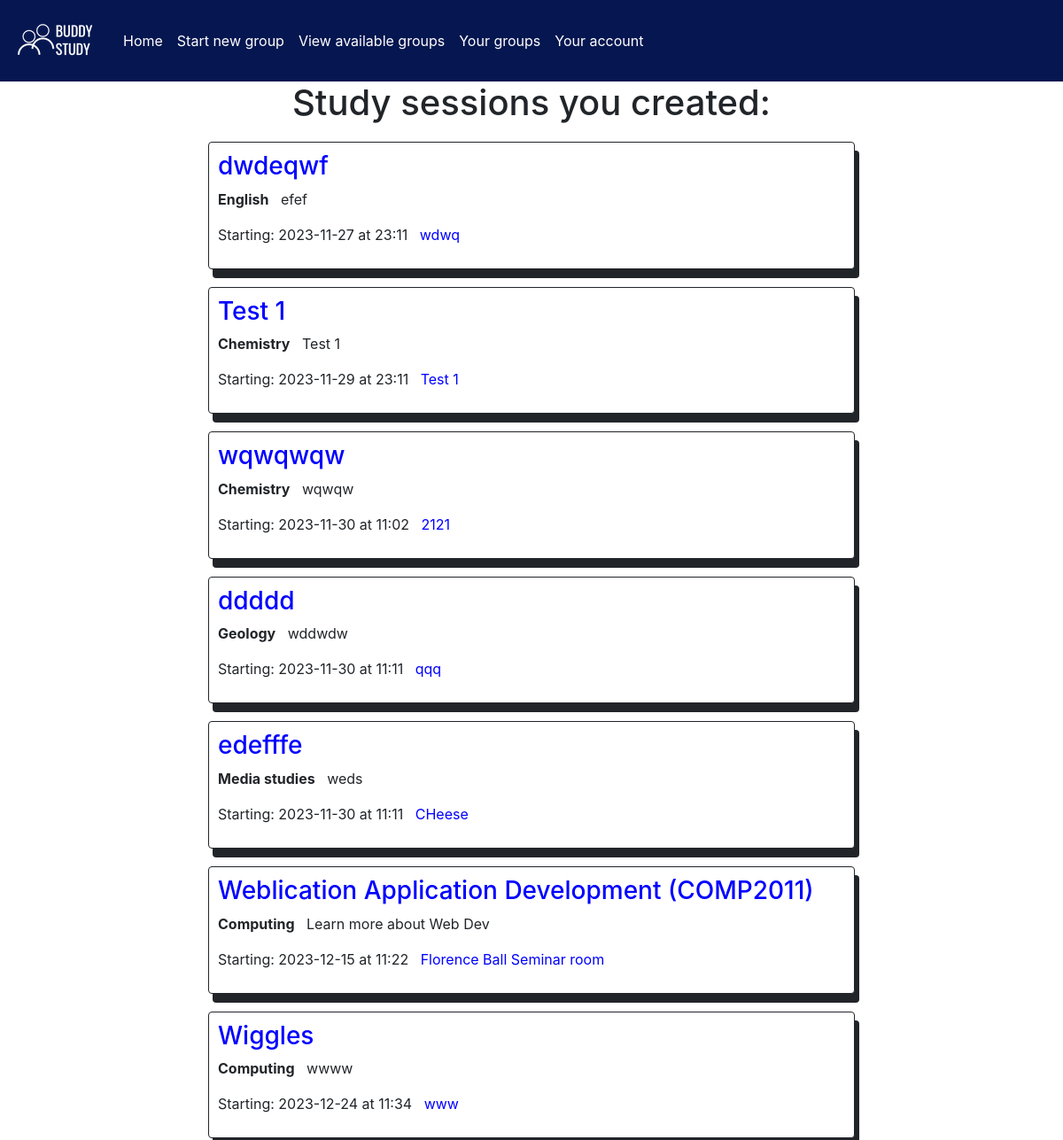
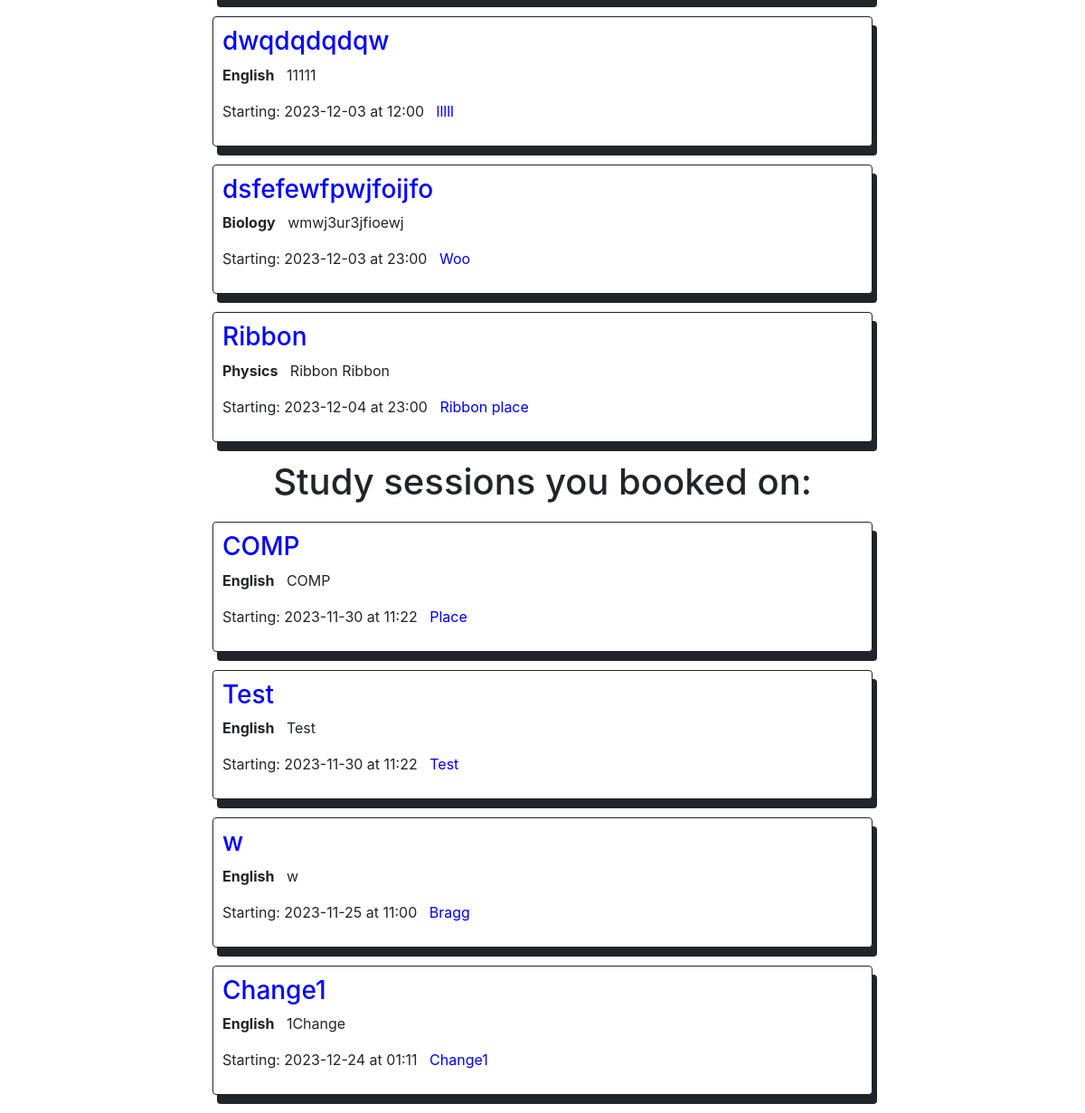
Screenshot of /viewUserGroups (signed in) with the database file from the repository (2 pictures, top to bottom).
### app/models.py (models this page shows, shortened)
class Group(db.Model):
    id = db.Column(db.Integer, primary_key=True)
    title = db.Column(db.String(500))
    topic = db.Column(db.String(500))
    description = db.Column(db.Text)
    startDate = db.Column(db.String(500))
    startTime = db.Column(db.String(500))
    capacity = db.Column(db.Integer)
    attendance = db.Column(db.Integer)
    meetingLocation = db.Column(db.Integer, db.ForeignKey('location.locationId'))
    institution = db.Column(db.String(500))
    user_groups = db.relationship('User_Group', backref='group', lazy='dynamic')

class Location(db.Model):
    locationId = db.Column(db.Integer, primary_key=True)
    locationTitle = db.Column(db.String(500))
    locationDescription = db.Column(db.Text)
    accessible = db.Column(db.Boolean)
    groups = db.relationship('Group', backref='location', lazy='dynamic')

### app/views.py (the view)
@app.route('/viewUserGroups', methods=['GET', 'POST'])
def viewUserGroups():
    id = loginCheck()
    if(id != -1):
        createdSessions = allUserCreatedSessions(id)
        bookedSessions = allUserBookedSessions(id)
        app.logger.info("User: %s checked their groups", id)
    else:
        return redirect('/')
    return(render_template('userBookings.html',
                           createdSessions=createdSessions,
                           bookedSessions=bookedSessions))

### app/views.py (called while the page is built)
def loginCheck():
    id = request.cookies.get('userId')
    if(id is not None):
        return int(id)
    else:
        return -1

### app/templates/userBookings.html (shortened to what this page needs)
{% extends "base.html" %}
{% block content %}
<head>
    <link rel="stylesheet" href="../static/style.css">
</head>
<body>
    {% if createdSessions %}
        <center><h1> Study sessions you created: </h1></center>
        {% for c in createdSessions %}
            <div class="card">
                <h3><a class="card-link" href="/viewGroup/groupId={{ c.0.id }}">{{ c.0.title }}</a></h3>
                <p><b>{{ c.0.topic }}</b> &nbsp {{ c.0.description }}</p>
                <p> Starting: {{ c.0.startDate }} at {{ c.0.startTime }} &nbsp; <a class="card-link" id="location" href="/viewLocation/locationId={{ c.0.meetingLocation }}"> {{ c.0.locationTitle }}</a></p>
            </div>
        {% endfor %}
    {% endif %}
    {% if bookedSessions %}
        <center><h1> Study sessions you booked on: </h1></center>
        {% for b in bookedSessions %}
            <div class="card">
                <h3><a class="card-link" href="/viewGroup/groupId={{ b.0.id }}">{{ b.0.title }}</a></h3>
                <p><b>{{ b.0.topic }}</b> &nbsp {{ b.0.description }}</p>
                <p> Starting: {{ b.0.startDate }} at {{ b.0.startTime }} &nbsp; <a class="card-link" id="location" href="/viewLocation/locationId={{ b.0.meetingLocation }}"> {{ b.0.locationTitle }}</a></p>
            </div>
        {% endfor %}
    {% endif %}
</body>
{% endblock %}

### app/static/style.css (style rules this page uses)
.card { margin: 20px; border: 1px solid; padding: 10px; box-shadow: 5px 10px; }
.card-link { color:blue; }

### rows the page displays
Group: title "dwdeqwf", topic "English", description "efef", startDate "2023-11-27", startTime "23:11"
Location: locationTitle "wdwq"
Group: title "Test 1", topic "Chemistry", description "Test 1", startDate "2023-11-29", startTime "23:11"
Location: locationTitle "Test 1"
Group: title "wqwqwqw", topic "Chemistry", description "wqwqw", startDate "2023-11-30", startTime "11:02"
Location: locationTitle "2121"
Group: title "ddddd", topic "Geology", description "wddwdw", startDate "2023-11-30", startTime "11:11"
Location: locationTitle "qqq"
Group: title "edefffe", topic "Media studies", description "weds", startDate "2023-11-30", startTime "11:11"
Location: locationTitle "CHeese"
Group: title "Weblication Application Development (COMP2011)", topic "Computing", description "Learn more about Web Dev", startDate "2023-12-15", startTime "11:22"
Location: locationTitle "Florence Ball Seminar room"
Group: title "Wiggles", topic "Computing", description "wwww", startDate "2023-12-24", startTime "11:34"
Location: locationTitle "www"
Group: title "dwqdqdqdqw", topic "English", description "11111", startDate "2023-12-03", startTime "12:00"
Location: locationTitle "lllll"
Group: title "dsfefewfpwjfoijfo", topic "Biology", description "wmwj3ur3jfioewj", startDate "2023-12-03", startTime "23:00"
Location: locationTitle "Woo"
Group: title "Ribbon", topic "Physics", description "Ribbon Ribbon", startDate "2023-12-04", startTime "23:00"
Location: locationTitle "Ribbon place"
Group: title "COMP", topic "English", description "COMP", startDate "2023-11-30", startTime "11:22"
Location: locationTitle "Place"
Group: title "Test", topic "English", description "Test", startDate "2023-11-30", startTime "11:22"
Location: locationTitle "Test"
Group: topic "English", startDate "2023-11-25", startTime "11:00"
Location: locationTitle "Bragg"
Group: title "Change1", topic "English", description "1Change", startDate "2023-12-24", startTime "01:11"
Location: locationTitle "Change1"

### other values shown
{{ b.0.title }} "w"
{{ b.0.description }} "w"
